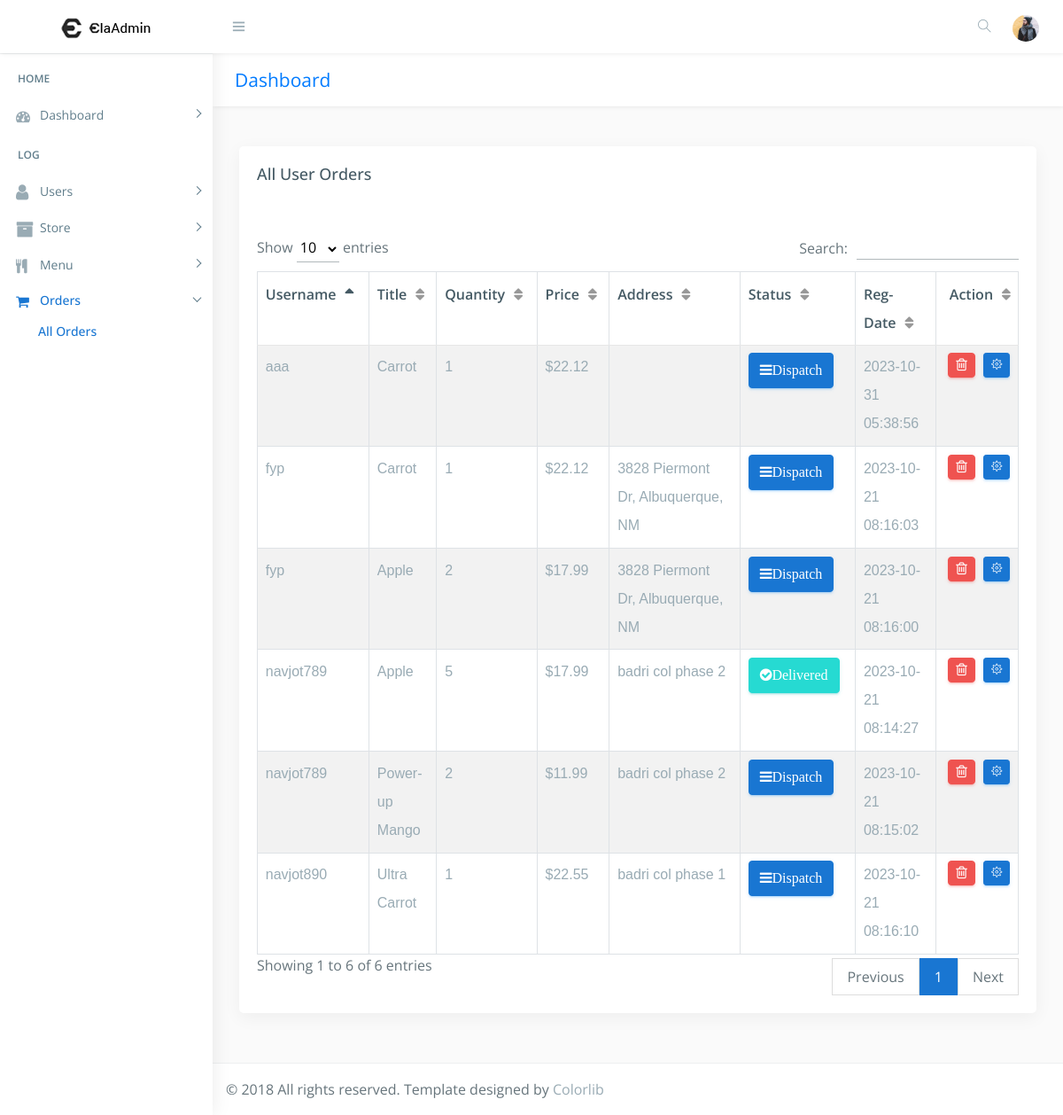
The page /seller/all_orders.php (signed in) on the database its author committed.
### tables this page shows
CREATE TABLE `users_orders` (
  `o_id` int(222) NOT NULL,
  `u_id` int(222) NOT NULL,
  `title` varchar(222) NOT NULL,
  `quantity` int(222) NOT NULL,
  `price` decimal(10,2) NOT NULL,
  `status` varchar(222) DEFAULT NULL,
  `date` timestamp NOT NULL DEFAULT current_timestamp() ON UPDATE current_timestamp()
);

CREATE TABLE `users` (
  `u_id` int(222) NOT NULL,
  `username` varchar(222) NOT NULL,
  `f_name` varchar(222) NOT NULL,
  `l_name` varchar(222) NOT NULL,
  `email` varchar(222) NOT NULL,
  `phone` varchar(222) NOT NULL,
  `password` varchar(222) NOT NULL,
  `address` text NOT NULL,
  `status` int(222) NOT NULL DEFAULT 1,
  `date` timestamp NOT NULL DEFAULT current_timestamp() ON UPDATE current_timestamp()
);

### seller/all_orders.php (the view, shortened to what this page needs)
<!DOCTYPE html>
<html lang="en">
<head>
    <link href="css/lib/bootstrap/bootstrap.min.css" rel="stylesheet">
    <link href="css/helper.css" rel="stylesheet">
    <link href="css/style.css" rel="stylesheet">
</head>
<body class="fix-header fix-sidebar">
<?php
include("./../connection/connect.php");
if(isset($_SESSION["adm_co"]))
{
?>
    <div id="main-wrapper">
        <?php
        include("sidebar.php");
        ?>
        <div class="page-wrapper">
            <div class="row page-titles">
                <div class="col-md-5 align-self-center">
                    <h3 class="text-primary">Dashboard</h3> </div>
            </div>
            <div class="container-fluid">
                <div class="row">
                    <div class="col-12">
                        <div class="card">
                            <div class="card-body">
                                <h4 class="card-title">All User Orders</h4>
                                <div class="table-responsive m-t-40">
                                    <table id="myTable" class="table table-bordered table-striped">
                                        <thead>
                                            <tr>
                                                <th>Username</th>
                                                <th>Title</th>
                                                <th>Quantity</th>
                                                <th>Price</th>
                                                <th>Address</th>
                                                <th>Status</th>
                                                <th>Reg-Date</th>
                                                <th>Action</th>
                                            </tr>
                                        </thead>
                                        <tbody>
											<?php
												$sql = "SELECT users.*, users_orders.* FROM users INNER JOIN users_orders ON users.u_id=users_orders.u_id ";
												$query = mysqli_query($db,$sql);
                                                if(!mysqli_num_rows($query) > 0 )
                                                {
                                                    echo '<td colspan="8"><center>No Orders-Data!</center></td>';
                                                }
                                                else
                                                {
                                                    while($rows=mysqli_fetch_array($query))
                                                    {
                                                        ?>
                                                        <?php
                                                        echo ' <tr>
                                                                <td>'.$rows['username'].'</td>
                                                                <td>'.$rows['title'].'</td>
                                                                <td>'.$rows['quantity'].'</td>
                                                                <td>$'.$rows['price'].'</td>
                                                                <td>'.$rows['address'].'</td>';
                                                        ?>
                                                        <?php
                                                            $status=$rows['status'];
                                                            if($status=="" or $status=="NULL")
                                                            {
                                                        ?>
                                                        <td> <button type="button" class="btn btn-info" style="font-weight:bold;"><span class="fa fa-bars"  aria-hidden="true" >Dispatch</button></td>
                                                        <?php
                                                            }
                                                        ?>
                                                        <?php
                                                            if($status=="closed")
                                                            {
                                                        ?>
                                                        <td> <button type="button" class="btn btn-success" ><span  class="fa fa-check-circle" aria-hidden="true">Delivered</button></td>
                                                        <?php
                                                            }
                                                        ?>
                                                        <?php
                                                            echo '	<td>'.$rows['date'].'</td>';
                                                        ?>
                                                            <td>
                                                                <a href="delete_orders.php?order_del=<?php echo $rows['o_id'];?>" onclick="return confirm('Are you sure?');" class="btn btn-danger btn-flat btn-addon btn-xs m-b-10"><i class="fa fa-trash-o" style="font-size:16px"></i></a>
                                                            <?php
                                                                echo '<a href="view_order.php?user_upd='.$rows['o_id'].'" " class="btn btn-info btn-flat btn-addon btn-sm m-b-10 m-l-5"><i class="ti-settings"></i></a>
                                                            </td>
                                                         </tr>';
                                                    }
                                                }
											?>
                                        </tbody>
                                    </table>
                                </div>
                            </div>
                        </div>
					</div>
                </div>
            </div>
            <footer class="footer"> © 2018 All rights reserved. Template designed by <a href="https://colorlib.com">Colorlib</a></footer>
        </div>
    </div>
<?php
}
?>
</body>
</html>

### seller/css/helper.css (style rules this page uses)
.m-t-40 { margin-top: 40px!important; }
.m-b-10 { margin-bottom: 10px!important; }
.m-l-5 { margin-left: 5px!important; }

### rows shown on the page
users_orders: u.username "navjot789", title "Apple", quantity "5", price "17.99", u.address "badri col phase 2", status "Delivered", date "2023-10-21 08:14:27"
users_orders: u.username "navjot789", title "Power-up Mango", quantity "2", price "11.99", u.address "badri col phase 2", shows "Dispatch", date "2023-10-21 08:15:02"
users_orders: u.username "navjot890", title "Ultra Carrot", quantity "1", price "22.55", u.address "badri col phase 1", shows "Dispatch", date "2023-10-21 08:16:10"
users_orders: u.username "fyp", title "Carrot", quantity "1", price "22.12", u.address "3828 Piermont Dr, Albuquerque, NM", shows "Dispatch", date "2023-10-21 08:16:03"
users_orders: u.username "fyp", title "Apple", quantity "2", price "17.99", u.address "3828 Piermont Dr, Albuquerque, NM", shows "Dispatch", date "2023-10-21 08:16:00"
users_orders: u.username "aaa", title "Carrot", quantity "1", price "22.12", shows "Dispatch", date "2023-10-31 05:38:56"
